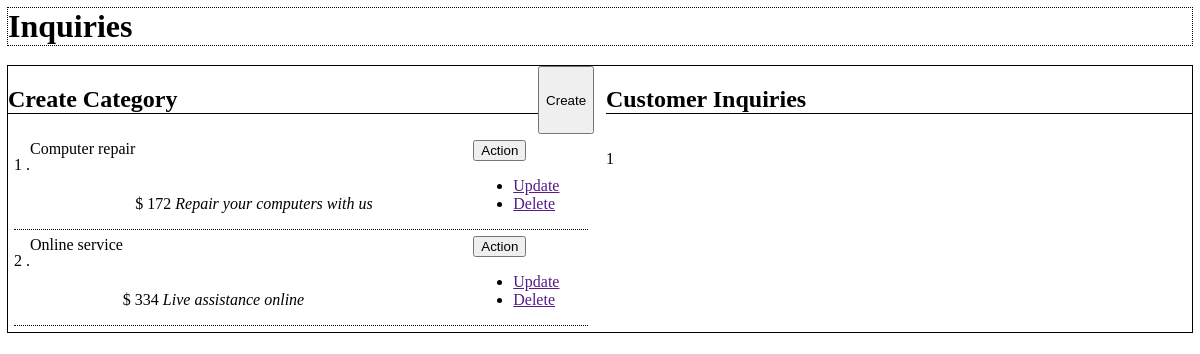
The page /public/pages/staff/inquries_staff_view.php on the database as committed earlier.
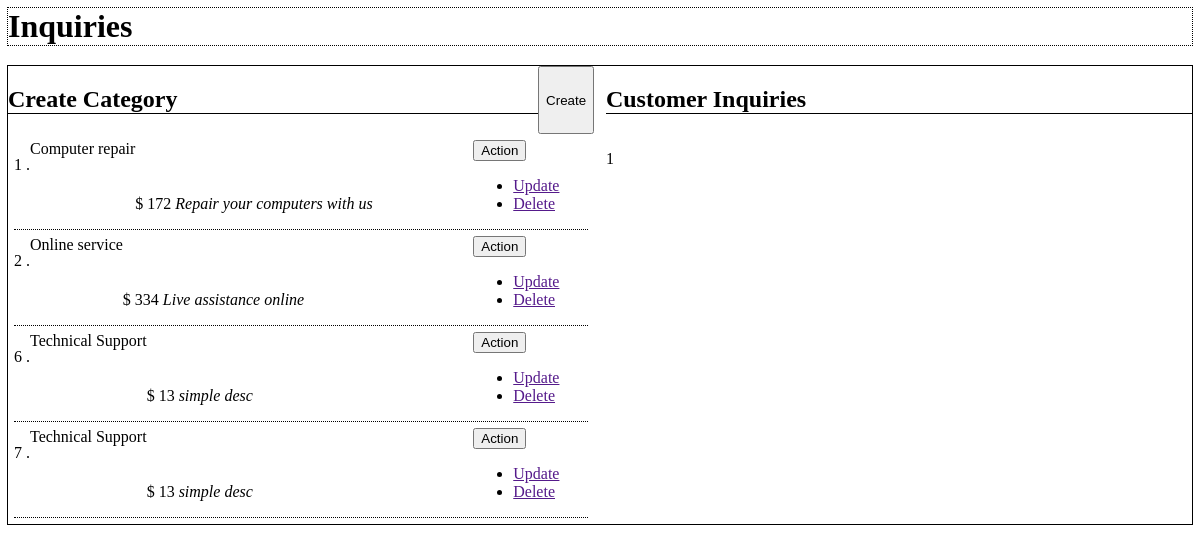
The same page on the database as committed later.
### tables this page shows
CREATE TABLE "InquryLists" (
	"id"	INTEGER NOT NULL UNIQUE,
	"ename"	TEXT NOT NULL,
	"desc"	TEXT,
	"price"	TEXT NOT NULL,
	"by"	INTEGER NOT NULL,
	"created_at"	TEXT NOT NULL,
	"updated_at"	TEXT NOT NULL,
	PRIMARY KEY("id" AUTOINCREMENT),
	FOREIGN KEY("by") REFERENCES "users"("id") ON DELETE CASCADE ON UPDATE CASCADE
);

### app/controllers/InquiryLists.php (called while the page is built, shortened)
<?php
class InquiryLists
{
    public static function index()
    {
        $model = new InquiryLists_model ;
        return $model->getAll();
    }
}

### app/models/InquiryLists_model.php (called while the page is built)
<?php
class InquiryLists_model extends Database
{
    protected function getTableName(): string {
        return 'InquryLists';
    }
}

### app/Database.php (called while the page is built, shortened)
<?php
abstract class Database
{
    protected $pdo;
    public function __construct()
    {
        $pdo = new PDO('sqlite:database/database.sqlite');
        $this->pdo = $pdo;
    }
    public  function getAll()
    {
        $sql = "SELECT * FROM {$this->getTableName()}";
        try {
            $stmt = $this->pdo->query($sql);
            $result = $stmt->fetchAll(PDO::FETCH_ASSOC);
            if ($result) {
                return ['status' => 'success', 'data' => $result];
            } else {
                return ['status' => 'fail', 'message' => 'Unable to get data'];
            }
        } catch (PDOException $e) {
           return ['status' => 'error', 'message' => 'Query failed: ' . $e->getMessage()] ;
        }
    }
}

### public/pages/staff/inquries_staff_view.php (the view, shortened to what this page needs)
<h1 class="container p-5 " style="outline: 1px dotted;">Inquiries</h1>
<div class="container p-2" style="outline: 1px solid;">
    <div>
        <div style="display: flex;">
            <h2 style="flex-grow: 2; border-bottom:1px solid;">Create Category</h2> <button id="openDialogButton" class="btn btn-primary">Create</button>
        </div>
        <?php
        $InqList = InquiryLists::index();
        foreach ($InqList['data'] as $key => $value) {
            echo <<<HTML
                <div class="ING">
                            <div style="display: flex;   ">
                                <p>{$value['id']} .</p> {$value['ename']}<p></p>
                                <p class="blockquote-footer" style='align-self: end; '>$ {$value['price']} <cite title="Source Title"> {$value['desc']}</cite></p>
                            </div>
                            <div class="btn-group" role="group">
                                <button id="btnGroupDrop1" type="button" class="btn btn-warning dropdown-toggle btn-sm rounded-0 p-1" data-bs-toggle="dropdown" aria-expanded="false">
                                    Action
                                </button>
                                <ul class="dropdown-menu" aria-labelledby="btnGroupDrop1">
                                    <li><a class="dropdown-item delete_data" href="">Update</a></li>
                                    <li><a class="dropdown-item delete_data" href="">Delete</a></li>
                                </ul>
                            </div>
                        </div>
            HTML;
        }
        ?>
    </div>
    <div>
        <div style="display: flex;">
            <h2 style="flex-grow: 2; border-bottom:1px solid;">Customer Inquiries </h2>
        </div>
        <p>1</p>
    </div>
</div>

### public/pages/staff/inquries_staff_view.php (style rules this page uses)
.container { display: grid; grid-template-columns: 1fr 1fr; gap: 1%; }
.ING { display: grid; grid-template-columns: 4fr 1fr; margin: 6px; border-bottom: 1px dotted ; }

Rows that differ between the two databases and show on the page:
added inqurylists: id "6", ename "Technical Support", price "13", desc "simple desc"
added inqurylists: id "7", ename "Technical Support", price "13", desc "simple desc"
